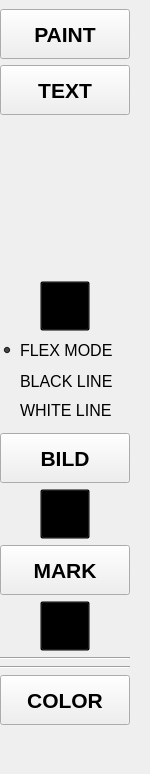
         <widget class="QWidget" name="w_top_painter" native="true">
          <property name="minimumSize">
           <size>
            <width>150</width>
            <height>0</height>
           </size>
          </property>
          <property name="maximumSize">
           <size>
            <width>150</width>
            <height>16777215</height>
           </size>
          </property>
          <layout class="QGridLayout" name="gridLayout_5">
           <property name="leftMargin">
            <number>0</number>
           </property>
           <property name="topMargin">
            <number>0</number>
           </property>
           <property name="rightMargin">
            <number>20</number>
           </property>
           <property name="bottomMargin">
            <number>0</number>
           </property>
           <property name="spacing">
            <number>0</number>
           </property>
           <item row="0" column="0">
            <widget class="QWidget" name="w_top_right_2" native="true">
             <property name="minimumSize">
              <size>
               <width>0</width>
               <height>0</height>
              </size>
             </property>
             <layout class="QGridLayout" name="gridLayout_4">
              <property name="leftMargin">
               <number>0</number>
              </property>
              <property name="topMargin">
               <number>9</number>
              </property>
              <property name="rightMargin">
               <number>0</number>
              </property>
              <property name="bottomMargin">
               <number>9</number>
              </property>
              <property name="spacing">
               <number>6</number>
              </property>
              <item row="6" column="0">
               <widget class="QToolButton" name="tb_mark">
                <property name="minimumSize">
                 <size>
                  <width>130</width>
                  <height>50</height>
                 </size>
                </property>
                <property name="maximumSize">
                 <size>
                  <width>130</width>
                  <height>50</height>
                 </size>
                </property>
                <property name="font">
                 <font>
                  <family>Arial</family>
                  <pointsize>16</pointsize>
                  <weight>75</weight>
                  <bold>true</bold>
                 </font>
                </property>
                <property name="text">
                 <string>MARK</string>
                </property>
               </widget>
              </item>
              <item row="9" column="0">
               <widget class="Line" name="line_4">
                <property name="orientation">
                 <enum>Qt::Horizontal</enum>
                </property>
               </widget>
              </item>
              <item row="1" column="0">
               <widget class="QToolButton" name="tb_text">
                <property name="minimumSize">
                 <size>
                  <width>130</width>
                  <height>50</height>
                 </size>
                </property>
                <property name="maximumSize">
                 <size>
                  <width>130</width>
                  <height>50</height>
                 </size>
                </property>
                <property name="font">
                 <font>
                  <family>Arial</family>
                  <pointsize>16</pointsize>
                  <weight>75</weight>
                  <bold>true</bold>
                 </font>
                </property>
                <property name="text">
                 <string>TEXT</string>
                </property>
               </widget>
              </item>
              <item row="13" column="0">
               <widget class="Line" name="line_5">
                <property name="orientation">
                 <enum>Qt::Horizontal</enum>
                </property>
               </widget>
              </item>
              <item row="4" column="0">
               <widget class="QToolButton" name="tb_image">
                <property name="minimumSize">
                 <size>
                  <width>130</width>
                  <height>50</height>
                 </size>
                </property>
                <property name="maximumSize">
                 <size>
                  <width>130</width>
                  <height>50</height>
                 </size>
                </property>
                <property name="font">
                 <font>
                  <family>Arial</family>
                  <pointsize>16</pointsize>
                  <weight>75</weight>
                  <bold>true</bold>
                 </font>
                </property>
                <property name="text">
                 <string>BILD</string>
                </property>
               </widget>
              </item>
              <item row="15" column="0">
               <spacer name="verticalSpacer">
                <property name="orientation">
                 <enum>Qt::Vertical</enum>
                </property>
                <property name="sizeHint" stdset="0">
                 <size>
                  <width>20</width>
                  <height>40</height>
                 </size>
                </property>
               </spacer>
              </item>
              <item row="7" column="0">
               <widget class="QWidget" name="w_mark_del" native="true">
                <property name="minimumSize">
                 <size>
                  <width>0</width>
                  <height>50</height>
                 </size>
                </property>
                <property name="maximumSize">
                 <size>
                  <width>16777215</width>
                  <height>50</height>
                 </size>
                </property>
                <property name="styleSheet">
                 <string notr="true">QWidget{
background-color:transparent;
}</string>
                </property>
                <layout class="QGridLayout" name="gridLayout_18">
                 <property name="leftMargin">
                  <number>0</number>
                 </property>
                 <property name="topMargin">
                  <number>0</number>
                 </property>
                 <property name="rightMargin">
                  <number>0</number>
                 </property>
                 <property name="bottomMargin">
                  <number>0</number>
                 </property>
                 <property name="spacing">
                  <number>0</number>
                 </property>
                 <item row="0" column="0">
                  <widget class="QToolButton" name="tb_delete">
                   <property name="minimumSize">
                    <size>
                     <width>50</width>
                     <height>50</height>
                    </size>
                   </property>
                   <property name="maximumSize">
                    <size>
                     <width>50</width>
                     <height>50</height>
                    </size>
                   </property>
                   <property name="font">
                    <font>
                     <family>Berlin Sans FB Demi</family>
                     <pointsize>15</pointsize>
                     <weight>75</weight>
                     <bold>true</bold>
                    </font>
                   </property>
                   <property name="text">
                    <string>Del</string>
                   </property>
                   <property name="icon">
                    <iconset resource="res.qrc">
                     <normaloff>:/res/delete.png</normaloff>:/res/delete.png</iconset>
                   </property>
                   <property name="iconSize">
                    <size>
                     <width>40</width>
                     <height>40</height>
                    </size>
                   </property>
                  </widget>
                 </item>
                </layout>
               </widget>
              </item>
              <item row="5" column="0">
               <widget class="QWidget" name="w_image_del" native="true">
                <property name="minimumSize">
                 <size>
                  <width>0</width>
                  <height>50</height>
                 </size>
                </property>
                <property name="maximumSize">
                 <size>
                  <width>16777215</width>
                  <height>50</height>
                 </size>
                </property>
                <property name="styleSheet">
                 <string notr="true">QWidget{
background-color:transparent;
}</string>
                </property>
                <layout class="QGridLayout" name="gridLayout_20">
                 <property name="leftMargin">
                  <number>0</number>
                 </property>
                 <property name="topMargin">
                  <number>0</number>
                 </property>
                 <property name="rightMargin">
                  <number>0</number>
                 </property>
                 <property name="bottomMargin">
                  <number>0</number>
                 </property>
                 <property name="spacing">
                  <number>0</number>
                 </property>
                 <item row="0" column="0">
                  <widget class="QToolButton" name="tb_delete_3">
                   <property name="minimumSize">
                    <size>
                     <width>50</width>
                     <height>50</height>
                    </size>
                   </property>
                   <property name="maximumSize">
                    <size>
                     <width>50</width>
                     <height>50</height>
                    </size>
                   </property>
                   <property name="font">
                    <font>
                     <family>Berlin Sans FB Demi</family>
                     <pointsize>15</pointsize>
                     <weight>75</weight>
                     <bold>true</bold>
                    </font>
                   </property>
                   <property name="text">
                    <string>Del</string>
                   </property>
                   <property name="icon">
                    <iconset resource="res.qrc">
                     <normaloff>:/res/delete.png</normaloff>:/res/delete.png</iconset>
                   </property>
                   <property name="iconSize">
                    <size>
                     <width>40</width>
                     <height>40</height>
                    </size>
                   </property>
                  </widget>
                 </item>
                </layout>
               </widget>
              </item>
              <item row="2" column="0">
               <widget class="CxTextDropDownMenu" name="w_text_dropdown" native="true">
                <property name="minimumSize">
                 <size>
                  <width>0</width>
                  <height>150</height>
                 </size>
                </property>
               </widget>
              </item>
              <item row="3" column="0">
               <widget class="QWidget" name="w_text_del" native="true">
                <property name="minimumSize">
                 <size>
                  <width>0</width>
                  <height>150</height>
                 </size>
                </property>
                <property name="maximumSize">
                 <size>
                  <width>16777215</width>
                  <height>150</height>
                 </size>
                </property>
                <property name="styleSheet">
                 <string notr="true">QWidget{
background-color:transparent;
}</string>
                </property>
                <layout class="QGridLayout" name="gridLayout_19">
                 <property name="leftMargin">
                  <number>0</number>
                 </property>
                 <property name="topMargin">
                  <number>0</number>
                 </property>
                 <property name="rightMargin">
                  <number>0</number>
                 </property>
                 <property name="bottomMargin">
                  <number>0</number>
                 </property>
                 <property name="spacing">
                  <number>0</number>
                 </property>
                 <item row="0" column="0">
                  <widget class="QWidget" name="widget_8" native="true">
                   <property name="minimumSize">
                    <size>
                     <width>0</width>
                     <height>50</height>
                    </size>
                   </property>
                   <property name="maximumSize">
                    <size>
                     <width>16777215</width>
                     <height>50</height>
                    </size>
                   </property>
                   <widget class="QToolButton" name="tb_delete_2">
                    <property name="geometry">
                     <rect>
                      <x>40</x>
                      <y>0</y>
                      <width>50</width>
                      <height>50</height>
                     </rect>
                    </property>
                    <property name="minimumSize">
                     <size>
                      <width>50</width>
                      <height>50</height>
                     </size>
                    </property>
                    <property name="maximumSize">
                     <size>
                      <width>50</width>
                      <height>50</height>
                     </size>
                    </property>
                    <property name="font">
                     <font>
                      <family>Berlin Sans FB Demi</family>
                      <pointsize>15</pointsize>
                      <weight>75</weight>
                      <bold>true</bold>
                     </font>
                    </property>
                    <property name="text">
                     <string>Del</string>
                    </property>
                    <property name="icon">
                     <iconset resource="res.qrc">
                      <normaloff>:/res/delete.png</normaloff>:/res/delete.png</iconset>
                    </property>
                    <property name="iconSize">
                     <size>
                      <width>40</width>
                      <height>40</height>
                     </size>
                    </property>
                   </widget>
                  </widget>
                 </item>
                 <item row="1" column="0">
                  <widget class="QRadioButton" name="rb_flex">
                   <property name="minimumSize">
                    <size>
                     <width>130</width>
                     <height>0</height>
                    </size>
                   </property>
                   <property name="maximumSize">
                    <size>
                     <width>130</width>
                     <height>30</height>
                    </size>
                   </property>
                   <property name="font">
                    <font>
                     <pointsize>12</pointsize>
                    </font>
                   </property>
                   <property name="text">
                    <string>FLEX MODE</string>
                   </property>
                   <property name="checked">
                    <bool>true</bool>
                   </property>
                   <attribute name="buttonGroup">
                    <string notr="true">btn_item_mode</string>
                   </attribute>
                  </widget>
                 </item>
                 <item row="2" column="0">
                  <widget class="QRadioButton" name="rb_black_line">
                   <property name="minimumSize">
                    <size>
                     <width>130</width>
                     <height>0</height>
                    </size>
                   </property>
                   <property name="maximumSize">
                    <size>
                     <width>130</width>
                     <height>16777215</height>
                    </size>
                   </property>
                   <property name="font">
                    <font>
                     <pointsize>12</pointsize>
                    </font>
                   </property>
                   <property name="text">
                    <string>BLACK LINE</string>
                   </property>
                   <attribute name="buttonGroup">
                    <string notr="true">btn_item_mode</string>
                   </attribute>
                  </widget>
                 </item>
                 <item row="3" column="0">
                  <widget class="QRadioButton" name="rb_white_line">
                   <property name="minimumSize">
                    <size>
                     <width>130</width>
                     <height>0</height>
                    </size>
                   </property>
                   <property name="maximumSize">
                    <size>
                     <width>130</width>
                     <height>16777215</height>
                    </size>
                   </property>
                   <property name="font">
                    <font>
                     <pointsize>12</pointsize>
                    </font>
                   </property>
                   <property name="text">
                    <string>WHITE LINE</string>
                   </property>
                  </widget>
                 </item>
                </layout>
               </widget>
              </item>
              <item row="14" column="0">
               <widget class="QToolButton" name="tb_scene_color">
                <property name="minimumSize">
                 <size>
                  <width>130</width>
                  <height>50</height>
                 </size>
                </property>
                <property name="maximumSize">
                 <size>
                  <width>130</width>
                  <height>50</height>
                 </size>
                </property>
                <property name="font">
                 <font>
                  <family>Arial</family>
                  <pointsize>16</pointsize>
                  <weight>75</weight>
                  <bold>true</bold>
                 </font>
                </property>
                <property name="text">
                 <string>COLOR</string>
                </property>
               </widget>
              </item>
              <item row="0" column="0">
               <widget class="QToolButton" name="tb_paint">
                <property name="minimumSize">
                 <size>
                  <width>130</width>
                  <height>50</height>
                 </size>
                </property>
                <property name="maximumSize">
                 <size>
                  <width>130</width>
                  <height>50</height>
                 </size>
                </property>
                <property name="font">
                 <font>
                  <family>Arial</family>
                  <pointsize>16</pointsize>
                  <weight>75</weight>
                  <bold>true</bold>
                 </font>
                </property>
                <property name="text">
                 <string>PAINT</string>
                </property>
               </widget>
              </item>
             </layout>
            </widget>
           </item>
          </layout>
         </widget>
